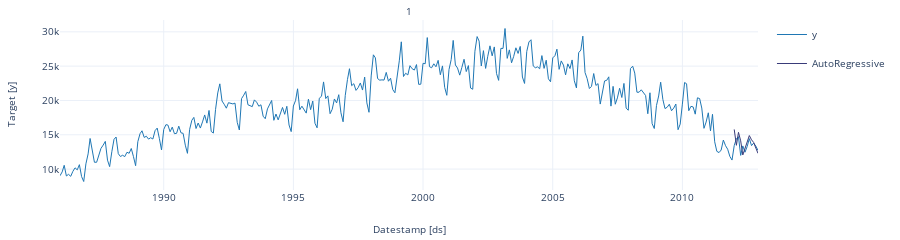

The code cell stored with this chart in its notebook:
### Code cell
sf.plot(df, Y_hat, level=[95])

### Figure 1 — Plotly figure (JSON) as saved in the notebook; plotly's stock layout.template omitted (floating-point values rounded to 4 significant figures; data arrays with more than 128 entries replaced by an {"elided": "..."} marker saying what was removed)
{"data": [{"legendgroup": "y", "line": {"color": "#1f77b4", "width": 1}, "mode": "lines", "name": "y", "showlegend": true, "type": "scatter", "x": {"elided": "324 str values"}, "xaxis": "x", "y": {"elided": "324 int values"}, "yaxis": "y"}, {"legendgroup": "AutoRegressive", "line": {"color": "#393b79", "width": 1}, "mode": "lines", "name": "AutoRegressive", "showlegend": true, "type": "scatter", "x": ["2012-01-01T00:00:00", "2012-02-01T00:00:00", "2012-03-01T00:00:00", "2012-04-01T00:00:00", "2012-05-01T00:00:00", "2012-06-01T00:00:00", "2012-07-01T00:00:00", "2012-08-01T00:00:00", "2012-09-01T00:00:00", "2012-10-01T00:00:00", "2012-11-01T00:00:00", "2012-12-01T00:00:00"], "xaxis": "x", "y": [15780.0, 13470.0, 15360.0, 14120.0, 12060.0, 13040.0, 14080.0, 14890.0, 14270.0, 13890.0, 13060.0, 12290.0], "yaxis": "y"}], "layout": {"annotations": [{"font": {"size": 10}, "showarrow": false, "text": "1", "x": 0.5, "xanchor": "center", "xref": "paper", "y": 1, "yanchor": "bottom", "yref": "paper"}, {"font": {"size": 10}, "showarrow": false, "text": "Datestamp [ds]", "x": 0.5, "xanchor": "center", "xref": "paper", "y": 0, "yanchor": "top", "yref": "paper", "yshift": -30}, {"font": {"size": 10}, "showarrow": false, "text": "Target [y]", "textangle": -90, "x": 0, "xanchor": "right", "xref": "paper", "xshift": -40, "y": 0.5, "yanchor": "middle", "yref": "paper"}], "autosize": true, "font": {"size": 10}, "height": 150, "margin": {"b": 50, "l": 60, "r": 10, "t": 20}, "xaxis": {"anchor": "y", "domain": [0, 1], "showticklabels": true, "visible": true}, "yaxis": {"anchor": "x", "domain": [0, 1]}}}
